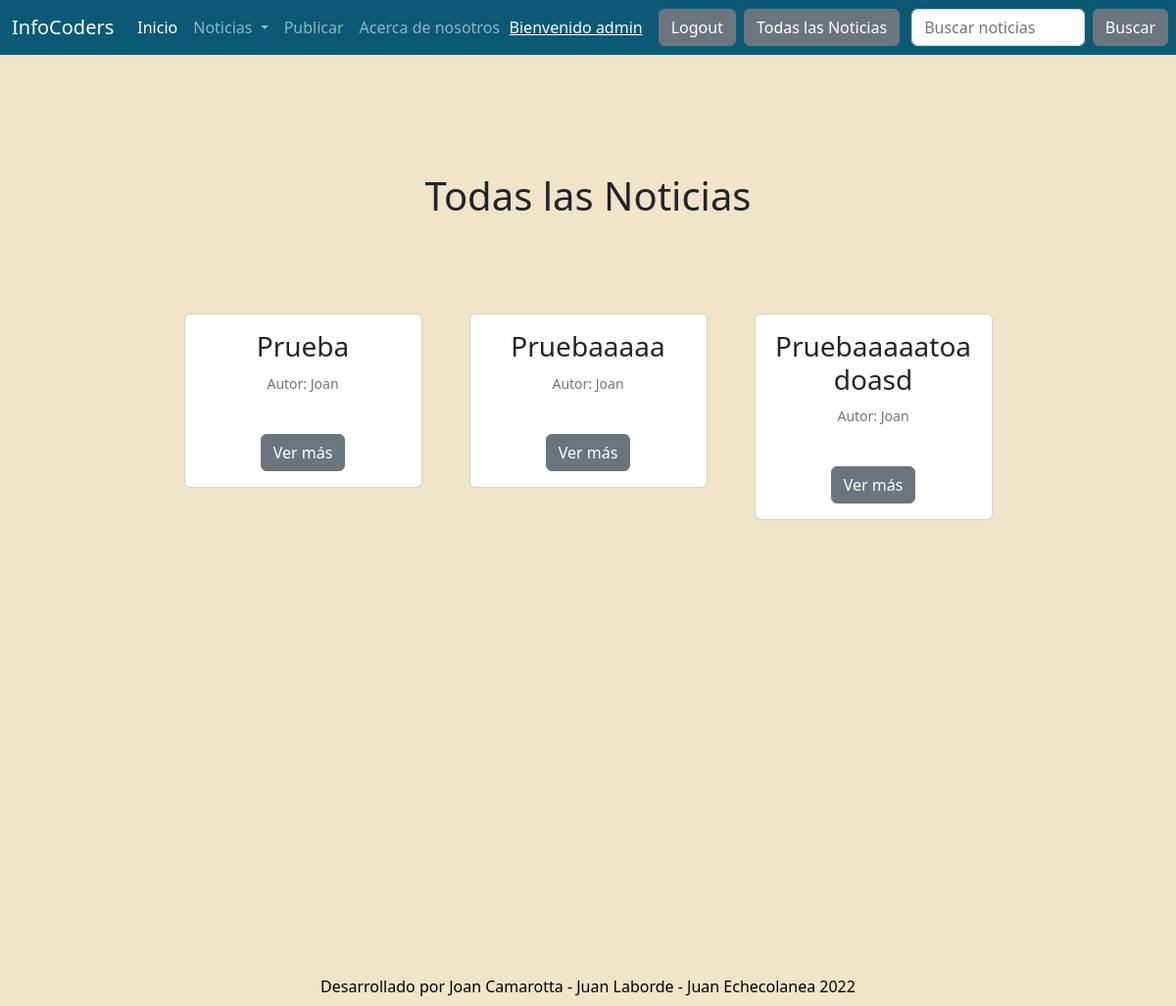
/Noticias/ (signed in), run on the app's committed database.
### blog/models.py (models this page shows, shortened)
class Note(models.Model):
    title = models.CharField(max_length=100, blank=True, null=True)
    subtitle = models.CharField(max_length=100)
    author = models.CharField(max_length=50)
    publish_date = models.DateField(default=now)
    text = models.TextField(blank=True)
    category = models.ForeignKey('Categoria', on_delete=models.CASCADE, related_name='blog')
    image = models.ImageField(upload_to='note_image', blank = True, null = True)
    class Meta:
        verbose_name = 'Nota'
        verbose_name_plural = 'Notas'

### blog/views.py (the view)
# urls.py: path('', List_posts.as_view(), name = 'list_posts'),
class List_posts(ListView):
    model = Note
    template_name = 'bd.html'
    queryset = Note.objects.all()

### blog/templates/bd.html (shortened to what this page needs)
{% extends 'base.html' %}
{% load static %}
{% block content %}
<br><br><br>
<h1
class="fw-bopld text-center py-5"> Todas las Noticias
</h1>
<div class="container px-8 px-lg-7 mt-5">
  <div class="row gx-4 gx-lg-5 row-cols-2 row-cols-md-3 row-cols-xl-4 justify-content-center">
    {% for note in object_list %}
      <div class="col mb-5">
          <div class="card h-120">
              <div class="card-body p-6">
                  <div class="text-center">
                      <h3><class="fw-bolder">{{note.title}}<br></h3>
                      <p class="card-text"><small class="text-muted">Autor: {{note.author}}</small></p>
                      <br>
                      <a href="/Noticias/Leer-Noticia/{{note.id}}/" class="btn btn-secondary">Ver más</a>
                  </div>
              </div>
          </div>
        </div>
        {% endfor %}
      </div>
    </div>
    <br>
    <br>
    <br>
    <br>
    <br>
    <br>
    <br>
    <br>
    <br>
    <br>
    <br>
    <br>
    <br>
    <br>
    <br>
  {% endblock %}

### blog/templates/base.html (shortened to what this page needs)
<!doctype html>
<html lang="en">
  <head>
    <link href="https://cdn.jsdelivr.net/npm/bootstrap@5.2.0-beta1/dist/css/bootstrap.min.css" rel="stylesheet">
  </head>
  <body>
    {% load static %}
    <nav class="navbar navbar-expand-lg navbar-dark" style="background-color: #0c5975;">
        <div class="container-fluid">
          <a class="navbar-brand">InfoCoders</a>
          <div class="collapse navbar-collapse" id="navbarSupportedContent">
            <ul class="navbar-nav me-auto mb-2 mb-lg-0">
              <li class="nav-item">
                <a class="nav-link active" aria-current="page" href="/index/">Inicio</a>
              <li class="nav-item dropdown">
                <a class="nav-link dropdown-toggle" href="#" id="navbarDropdown" role="button" data-bs-toggle="dropdown" aria-expanded="false">
                  Noticias
                </a>
                {% if request.user.is_authenticated %}
                <li class="nav-item">
                  <a class="nav-link" href="/Noticias/Crear-Nota/">Publicar</a>
                </li>
                {% endif %}
                  <li class="nav-item">
                    <a class="nav-link" href="/about-us/">Acerca de nosotros</a>
                  </li>
                </div>
                  <ul class="navbar-nav me-auto mb-2 mb-lg-0">
                  <div class="collapse navbar-collapse" id="navbarSupportedContent">
                        {% if request.user.is_authenticated %}
                        <li class="nav-item">
                          <a class="text-light" style="margin-right: 1rem;">
                          <h7>Bienvenido {{request.user.username}} </h7></a>
                        </li>
                        <li class="nav-item">
                            <a class="btn btn-secondary me-2" href="/logout/">Logout</a>
                        </li>
                        <li class="nav-item">
                          <a class="btn btn-secondary" href="/Noticias/">Todas las Noticias</a>
                      </li>
                        {% endif %}
                      </ul>
          </div>
    <form class="d-flex" role="search" action="/Noticias/Buscar/" metod= "GET">
    <input class="form-control me-2" type = "text" placeholder = "Buscar noticias" name = 'search' aria-label = "Search">
    <button class="btn btn-secondary me-2" type="submit">Buscar</button>
  </form>
      </nav>
      {% block content %}
      {% endblock %}
      <class="py-5" style="background-color: #f0e4c9;" >
  </body>
  <br>
  <br>
  <div
  class="container"><p class="m-2 text-center text-black">Desarrollado por Joan Camarotta - Juan Laborde - Juan Echecolanea 2022</p>
  </div>
</html>

### blog/templates/base.html (style rules this page uses)
body { background-color: #f0e4c9; }

### data on the page
Note: title "Prueba", author "Joan"
Note: title "Pruebaaaaa", author "Joan"
Note: title "Pruebaaaaatoadoasd", author "Joan"

### other printed values
{{ request.user.username }} "admin"
